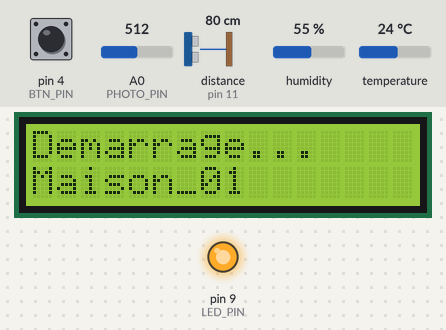
Simulated run of this sketch. Board: Arduino Uno, built with avr-gcc and run on an emulated ATmega328P. Parts: 16×2 character LCD, output pins drawn as LEDs (lit = HIGH). The test bench sets the inputs (shaded band); at power-on: distance to the obstacle (sensor on pin 11) 80 cm, pin 4 (BTN_PIN) HIGH, humidity 55 %, temperature 24 °C, A0 (PHOTO_PIN) = 512. The echo pulse lasts 58.3 µs per cm; what the sketch prints to the serial monitor is not drawn.

Above: at 1.2 s.
1.3 s: distance to the obstacle (sensor on pin 11) set to 2 cm
At 3.9 s:
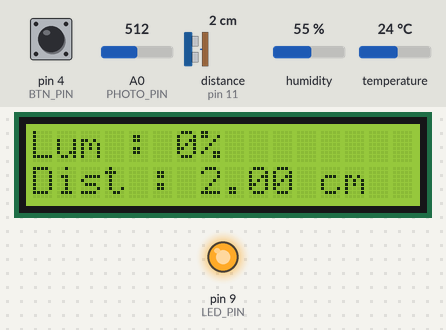
4.5 s: pin 4 (BTN_PIN) pulled LOW for 0.15 s
At 5.6 s:
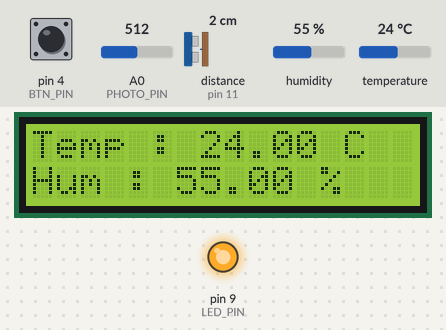
6.6 s: humidity set to 22 %
At 10.6 s:
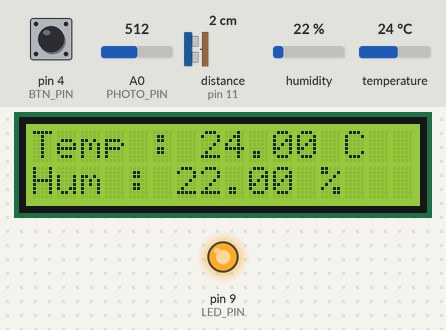
11.6 s: temperature set to 12 °C
At 15.7 s:
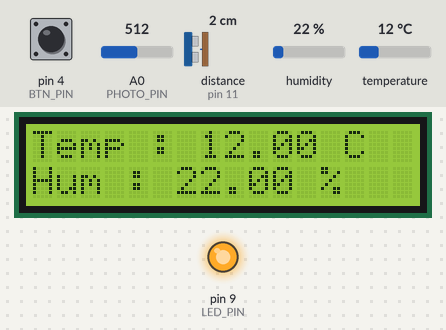
16.6 s: humidity set to 40 %
At 20.6 s:
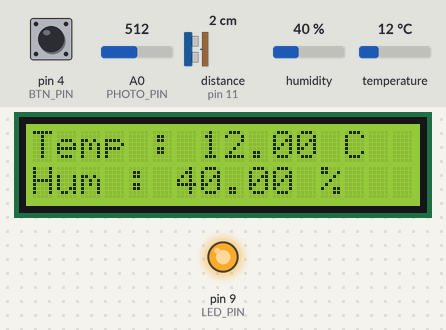
21.6 s: temperature set to 19 °C
At 25.6 s:
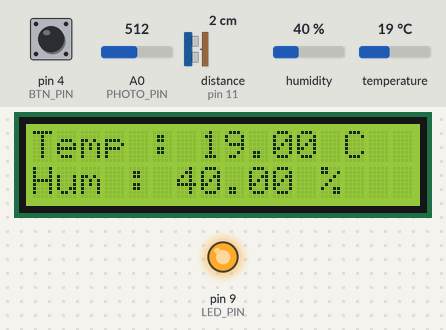
Timing chart, 0 to 27.1 s (numbered marks = the images above; inputs shaded):
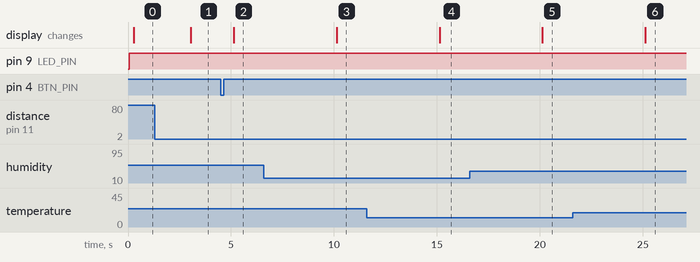

The sketch:

0sx-labo4.ino
```cpp
#include <LiquidCrystal_I2C.h>
#include <OneButton.h>
#include <DHT.h>
#include <HCSR04.h>

#define LED_PIN 9
#define PHOTO_PIN A0
#define BTN_PIN 4
#define DHTPIN 7
#define DHTTYPE DHT11
#define TRIGGER_PIN 12
#define ECHO_PIN 11
#define LCD_ADDR 0x27

enum AppState { DEMARRAGE, LUM_DIST, TEMP_HUM, CALIBRATION };

AppState currentState = DEMARRAGE;

unsigned long currentTime = 0;


int valeurLumiereBrute = 0;
int valeurLumierePourcent = 0;
int lumiereMin = 1023;
int lumiereMax = 0;

float distanceCm = 0;
float temperature = 0;
float humidite = 0;
int valMinimum=0;
int valMaximum=100;


LiquidCrystal_I2C lcd(LCD_ADDR, 16, 2);
OneButton button(BTN_PIN, true);
DHT dht(DHTPIN, DHTTYPE);
HCSR04 hc(TRIGGER_PIN, ECHO_PIN);


void initPins();
void lcdInit();
void buttonInit();

void simpleClick();
void doubleClick();

void bootState(unsigned long ct);
void etatLumDist(unsigned long ct);
void etatTempHum(unsigned long ct);
void etatCalibration(unsigned long ct);

void lireLaPhotoresistance(unsigned long ct);
void lireLeDHT(unsigned long ct);
void lireLaDistance(unsigned long ct);
void gererLed();
void affichageSerie(unsigned long ct);

void setup() {
  Serial.begin(9600);

  initPins();
  lcdInit();
  buttonInit();
  dht.begin();
}

void loop() {
  currentTime = millis();

  button.tick();

  switch (currentState) {
    case DEMARRAGE:
      bootState(currentTime);
      break;

    case LUM_DIST:
      etatLumDist(currentTime);
      break;

    case TEMP_HUM:
      etatTempHum(currentTime);
      break;

    case CALIBRATION:
      etatCalibration(currentTime);
      break;
  }

  lireLaPhotoresistance(currentTime);
  lireLeDHT(currentTime);
  lireLaDistance(currentTime);
  gererLed();
  affichageSerie(currentTime);
}

void initPins() {
  pinMode(LED_PIN, OUTPUT);
  pinMode(BTN_PIN, INPUT_PULLUP);
}

void lcdInit() {
  lcd.init();
  lcd.backlight();
}

void buttonInit() {
  button.attachClick(simpleClick);
  button.attachDoubleClick(doubleClick);
}

void simpleClick() {
  if (currentState == CALIBRATION) {
    currentState = LUM_DIST;
  }
  else if (currentState == LUM_DIST) {
    currentState = TEMP_HUM;
  }
  else if (currentState == TEMP_HUM) {
    currentState = LUM_DIST;
  }
}

void doubleClick() {
  lumiereMin = 1023;
  lumiereMax = 0;
  currentState = CALIBRATION;
}

void lireLaPhotoresistance(unsigned long ct) {
  static unsigned long lastTime = 0;
  const unsigned long rate = 1000;

  if (ct - lastTime >= rate) {
    lastTime = ct;

    valeurLumiereBrute = analogRead(PHOTO_PIN);

    if (lumiereMax > lumiereMin) {
      valeurLumierePourcent = map(valeurLumiereBrute, lumiereMin, lumiereMax, valMinimum, valMaximum);
    }
  }
}

void lireLeDHT(unsigned long ct) {
  static unsigned long lastTime = 0;
  const unsigned long rate = 5000;

  if (ct - lastTime >= rate) {
    lastTime = ct;

    float nouvelleHumidite = dht.readHumidity();
    float nouvelleTemperature = dht.readTemperature();

    if (isnan(nouvelleHumidite) || isnan(nouvelleTemperature)) {
      Serial.println("Echec de lecture du DHT!");
      return;
    }

    humidite = nouvelleHumidite;
    temperature = nouvelleTemperature;
  }
}

void lireLaDistance(unsigned long ct) {
  static unsigned long lastTime = 0;
  const unsigned long rate = 250;

  if (ct - lastTime >= rate) {
    lastTime = ct;
    distanceCm = hc.dist();
  }
}

void gererLed() {
  if (valeurLumierePourcent < 30) {
    digitalWrite(LED_PIN, HIGH);
  } else {
    digitalWrite(LED_PIN, LOW);
  }
}

void affichageSerie(unsigned long ct) {
  static unsigned long lastTime = 0;
  const unsigned long rate = 3000;

  if (ct - lastTime >= rate) {
    lastTime = ct;

    Serial.print("Lum:");
    Serial.print(valeurLumierePourcent);
    Serial.print(",Min:");
    Serial.print(lumiereMin);
    Serial.print(",Max:");
    Serial.print(lumiereMax);
    Serial.print(",Dist:");
    Serial.print(distanceCm);
    Serial.print(",T:");
    Serial.print(temperature);
    Serial.print(",H:");
    Serial.println(humidite);
  }
}

void bootState(unsigned long ct) {
  static unsigned long lastTime = 0;
  const unsigned long lcdRate = 250;
  const unsigned long exitTime = 3000;

  if (ct - lastTime >= lcdRate) {
    lastTime = ct;

    lcd.clear();
    lcd.setCursor(0, 0);
    lcd.print("Demarrage...");
    lcd.setCursor(0, 1);
    lcd.print("Maison_01");
  }

  if (ct >= exitTime) {
    currentState = LUM_DIST;
  }
}

void etatLumDist(unsigned long ct) {
  static unsigned long lastTime = 0;
  const unsigned long lcdRate = 250;

  if (ct - lastTime >= lcdRate) {
    lastTime = ct;

    lcd.clear();
    lcd.setCursor(0, 0);
    lcd.print("Lum : ");
    lcd.print(valeurLumierePourcent);
    lcd.print("%");

    lcd.setCursor(0, 1);
    lcd.print("Dist : ");
    lcd.print(distanceCm);
    lcd.print(" cm");
  }
}

void etatTempHum(unsigned long ct) {
  static unsigned long lastTime = 0;
  const unsigned long lcdRate = 250;

  if (ct - lastTime >= lcdRate) {
    lastTime = ct;

    lcd.clear();
    lcd.setCursor(0, 0);
    lcd.print("Temp : ");
    lcd.print(temperature);
    lcd.print(" C");

    lcd.setCursor(0, 1);
    lcd.print("Hum : ");
    lcd.print(humidite);
    lcd.print(" %");
  }
}

void etatCalibration(unsigned long ct) {
  static unsigned long lastTime = 0;
  const unsigned long lcdRate = 250;

  if (valeurLumiereBrute < lumiereMin) {
    lumiereMin = valeurLumiereBrute;
  }

  if (valeurLumiereBrute > lumiereMax) {
    lumiereMax = valeurLumiereBrute;
  }

  if (ct - lastTime >= lcdRate) {
    lastTime = ct;

    lcd.clear();
    lcd.setCursor(0, 0);
    lcd.print("Calibration");

    lcd.setCursor(0, 1);
    lcd.print("Min:");
    lcd.print(lumiereMin);
    lcd.print(" Max:");
    lcd.print(lumiereMax);
  }
}
```

Measured:
- after the input at 1.3 s, the display: changes after 1.8 s (image 1)
- after the input at 4.5 s, the display: changes after 0.63 s (image 2)
- after the input at 6.6 s, the display: changes after 3.5 s (image 3)
- after the input at 11.6 s, the display: changes after 3.5 s (image 4)
- after the input at 16.6 s, the display: changes after 3.5 s (image 5)
- after the input at 21.6 s, the display: changes after 3.5 s (image 6)
